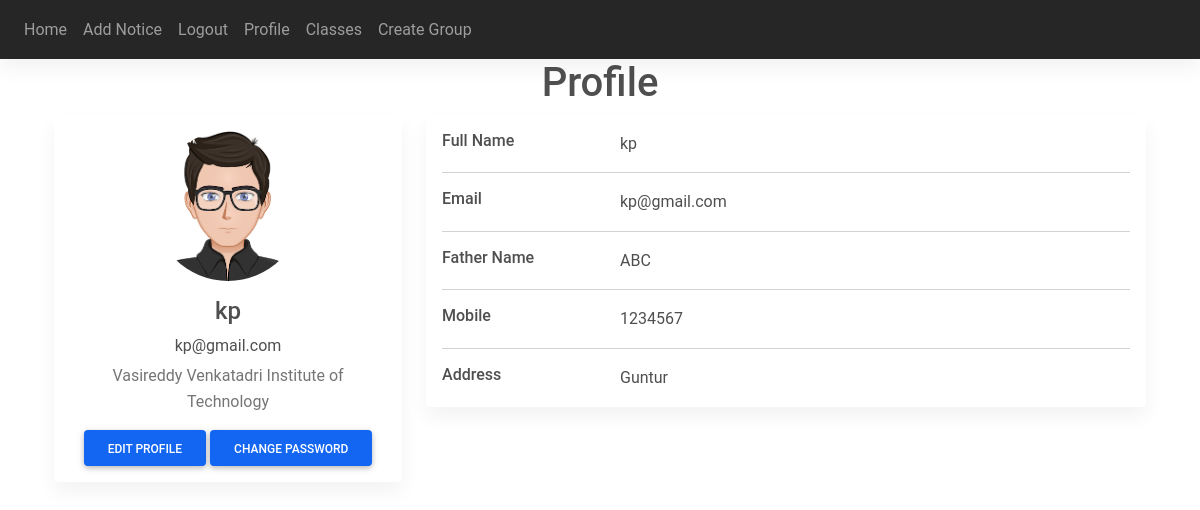
Before: /profile (signed in) with the older database file.
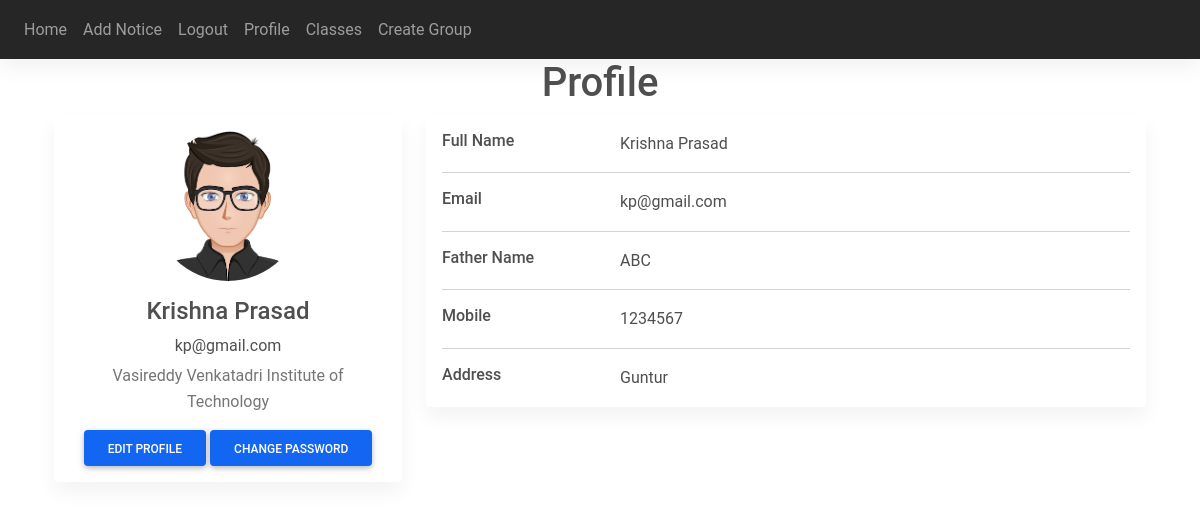
After: the same page with the newer database file.
### website/models.py (models this page shows)
class User(db.Model, UserMixin):
    id = db.Column(db.Integer, primary_key=True)
    email = db.Column(db.String(150), unique=True, nullable=False)
    password = db.Column(db.String(150), nullable=False)
    first_name = db.Column(db.String(150), nullable=False)
    user_type = db.Column(db.String(1), nullable=False)
    notes = db.relationship('Note', backref='author', lazy=True)
    array_ids = db.relationship('Array_ids')
    student = db.relationship('Student', backref='user')
    teacher = db.relationship('Teacher', backref='user')
    mobile = db.Column(db.Integer, nullable=False)
    profile_pic = db.Column(
        db.String(150), nullable=False, default="default.jpg")
    dob = db.Column(db.DateTime(timezone=True), nullable=False)
    gender = db.Column(db.String(1), nullable=False)

### website/views.py (the view)
@views.route('/profile')
@login_required
def profile():
    image_file = url_for('static', filename='img/' + current_user.profile_pic)
    if current_user.user_type == 's':
        attendance_percentages = get_attendance()
        colors = ['primary', 'danger', 'success', 'warning', 'info']
        return render_template('student_profile.html', user=current_user, image_file=image_file, attendance_percentages=attendance_percentages, colors=colors)
    elif current_user.user_type == 'p':
        return render_template('teacher_profile.html', user=current_user, image_file=image_file)
    elif current_user.user_type == 'a':
        return render_template('admin.html', user=current_user, image_file=image_file)

### website/__init__.py (called while the page is built)
def create_app():
    app = Flask(__name__)
    app.config['SECRET_KEY'] = 'rajesh aka the king'
    app.config['SQLALCHEMY_DATABASE_URI'] = f'sqlite:///{DB_NAME}'
    app.config['UPLOAD_PATH'] = 'static'
    db.init_app(app)
    from .views import views
    from .auth import auth
    from .admin import admin
    app.register_blueprint(views, url_prefix='/')
    app.register_blueprint(auth, url_prefix='/')
    app.register_blueprint(admin, url_prefix='/')
    from .models import User, Note
    create_database(app)
    login_manager = LoginManager()
    login_manager.login_view = 'auth.login'
    login_manager.init_app(app)
    @login_manager.user_loader
    def load_user(id):
        return User.query.get(int(id))
    return app

### website/templates/teacher_profile.html (shortened to what this page needs)
{% extends "teacher_base.html" %}
{% block content %}
<h1 align="center">Profile</h1>
{% set stu = user.student[0] %}
{% set c=0 %}
<div class="container">
    <div class="main-body">
          <div class="row gutters-sm">
            <div class="col-md-4 mb-3">
              <div class="card ">
                <div class="card-body">
                  <div class="d-flex flex-column align-items-center text-center">
                    <img src="{{image_file}}" alt="profile-pic" class="rounded-circle" width="150">
                    <div class="mt-3">
                      <h4>{{ user.first_name }}</h4>
                      <p class="text mb-1">{{ user.email }}</p>
                      <p class="text-muted font-size-sm">Vasireddy Venkatadri Institute of Technology</p>
                      <a class="btn btn-primary" href="/profile/edit" role="button">Edit Profile</a>
                      <a class="btn btn-primary" href="/change_password" role="button">Change Password</a>
                    </div>
                  </div>
                </div>
              </div>
            </div>
            <div class="col-md-8">
              <div class="card mb-3">
                <div class="card-body">
                  <div class="row">
                    <div class="col-sm-3">
                      <h6 class="mb-0">Full Name</h6>
                    </div>
                    <div class="col-sm-9 text">
                      {{ user.first_name }}
                    </div>
                  </div>
                  <hr>
                  <div class="row">
                    <div class="col-sm-3">
                      <h6 class="mb-0">Email</h6>
                    </div>
                    <div class="col-sm-9 text">
                      {{ user.email }}
                    </div>
                  </div>
                  <hr>
                  <div class="row">
                    <div class="col-sm-3">
                      <h6 class="mb-0">Father Name</h6>
                    </div>
                    <div class="col-sm-9 text">
                      ABC
                    </div>
                  </div>
                  <hr>
                  <div class="row">
                    <div class="col-sm-3">
                      <h6 class="mb-0">Mobile</h6>
                    </div>
                    <div class="col-sm-9 text">
                      {{user.mobile}}
                    </div>
                  </div>
                  <hr>
                  <div class="row">
                    <div class="col-sm-3">
                      <h6 class="mb-0">Address</h6>
                    </div>
                    <div class="col-sm-9 text">
                      Guntur
                    </div>
                  </div>
                </div>
              </div>
            </div>
          </div>
        </div>
    </div>
{% endblock %}

Changed rows visible on the page:
changed User "kp@gmail.com": first_name "kp" → "Krishna Prasad"
